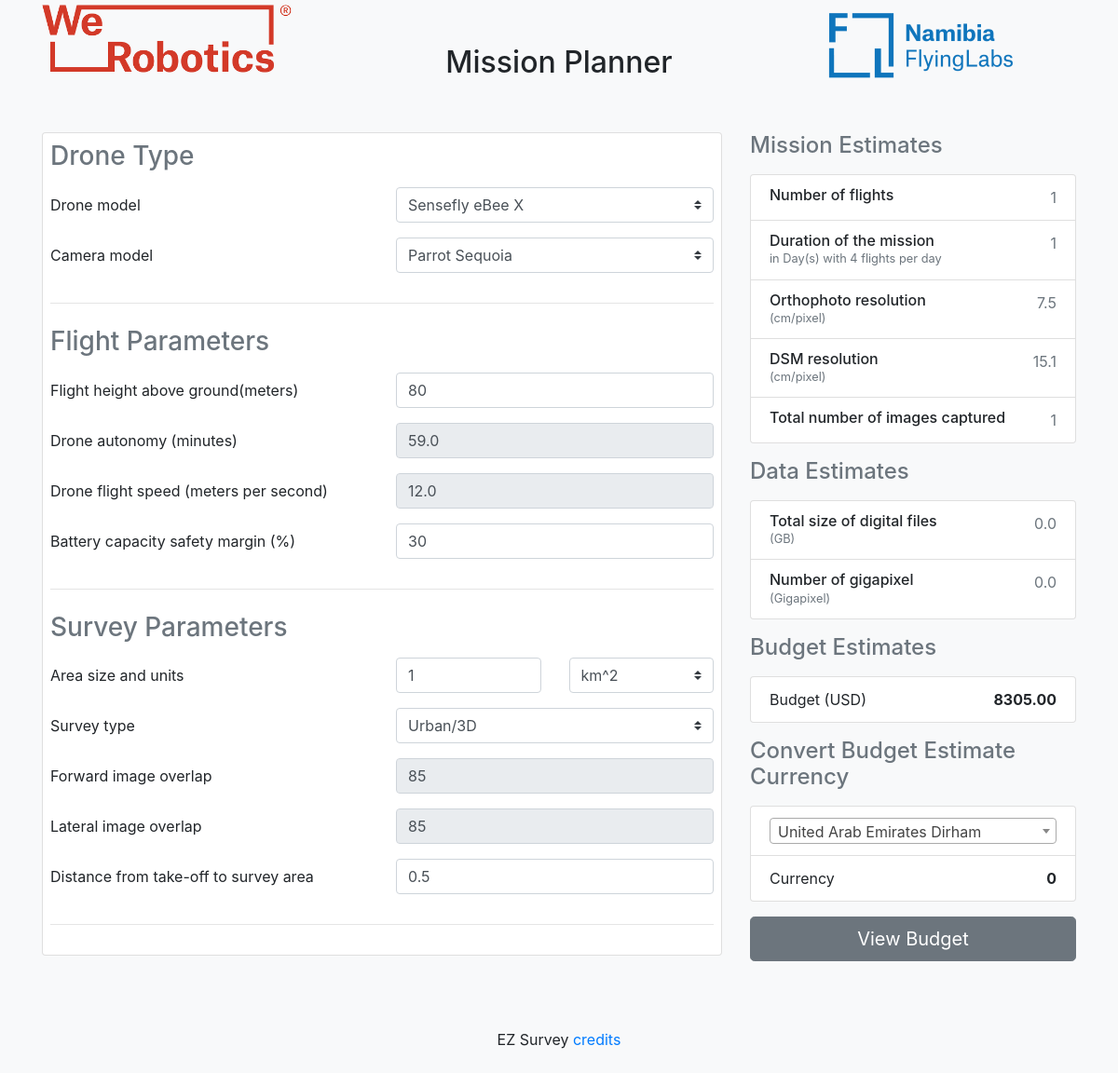
Before: / with the older database file.
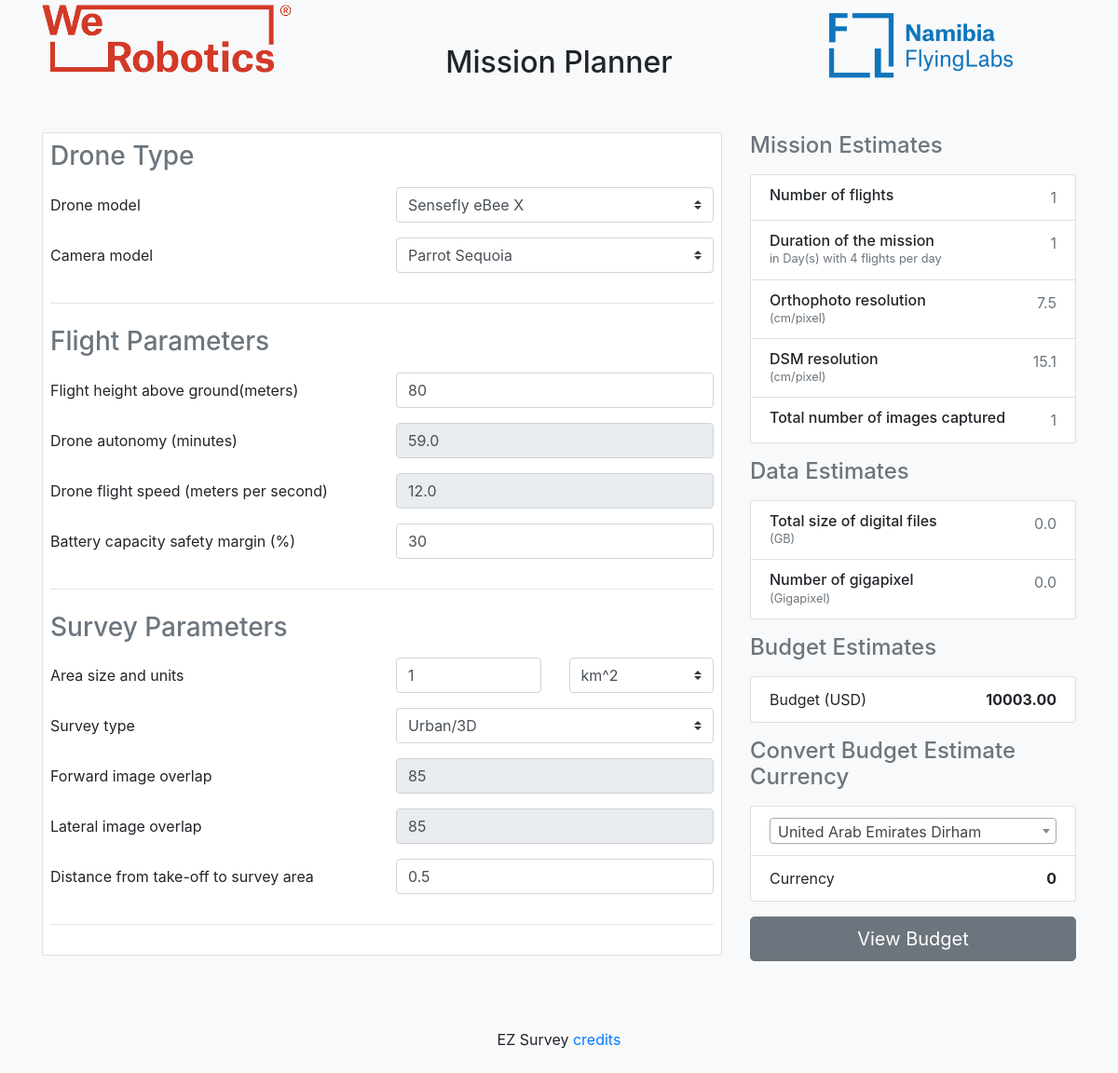
After: the same page with the newer database file.
### planner/models.py (models this page shows, shortened)
class BudgetEstimate(models.Model):
    name = models.CharField(max_length=40)
    cost = models.DecimalField(max_digits=10, decimal_places=2)

### planner/views.py (the view, shortened to what this page needs)
# urls.py: path('', views.index, name='index'),
def index(request):
    cameras = Camera.objects.all()
    drones = Drone.objects.all()
    surveys = SurveyType.objects.all()
    area_units = AreaSizeAndUnit.objects.all()
    currencies = Currency.objects.all()
    try:
        camera_id = 15
        drone_id = 18
        survey_type_id = 1
        flight_height = 80
        bttry_capacity = 30
        size=1
        units='kilometres'
        area_size = 1
        distance_travelled_per_flight = 20988.14
        take_of_area_distance = 0.5
        select_survey = surveys.get(id=survey_type_id)
        select_drone = drones.get(id=drone_id)
        select_camera = cameras.get(id=camera_id)
        cal = Calculations(
            camera_id,
            survey_type_id,
            bttry_capacity,
            flight_height,
            take_of_area_distance,
            area_size,
            distance_travelled_per_flight,
            size,units,
            drone_id
        )
        planner_values = json.loads(cal.get_planner_display_values())
        cal = BudgetCalculations(1, 1)
        cal.set_defaults()
        budget_estimate = BudgetEstimate.objects.filter(name='Total')[0]
        print("Budget cost "+ str(budget_estimate.cost))
        return render(
            request,
            "planner/index.html",
            {
                "planner_values": planner_values,
                "cameras": cameras,
                "drones": drones,
                "surveys": surveys,
                "select_drone": select_drone,
                "select_survey": select_survey,
                "select_camera": select_camera,
                "budget_estimate": budget_estimate,
                "area_units": area_units,
                "currencies":currencies
            },
        )
    except Exception as e:
        return HttpResponse(str(e))

### planner/helper.py (called while the page is built)
    def set_camera_details(self):
        selected_camera = Camera.objects.get(pk=self.camera_id)
        if(selected_camera):
            self.focal_length  = selected_camera.lensFocal
            self.lat_dimension_of_sensor_px = selected_camera.pixelw
            self.fwd_dimension_of_sensor_px = selected_camera.pixelh
            self.lat_dimension_of_sensor_mm = selected_camera.sensorw
            self.fwd_dimension_of_sensor_mm = selected_camera.sensorh
            self.image_size = selected_camera.imageSize

    def set_survey_type_details(self):
        selected_survey = SurveyType.objects.get(pk=self.survey_type_id)
        if(selected_survey):
            self.lateral_image_overlap = selected_survey.lateral
            self.forward_image_overlap = selected_survey.forward

    def get_focal_length(self):
        return self.focal_length/1000

    def get_focal_length_of_lens_mm(self):
        return self.get_focal_length() * 1000

    def get_d_two_f_lateral(self):
        return self.lat_dimension_of_sensor_mm/(2*self.get_focal_length_of_lens_mm())

    def get_d_two_f_forward(self):
        return self.fwd_dimension_of_sensor_mm/(2*self.get_focal_length_of_lens_mm())

### planner/templates/planner/index.html (shortened to what the changed rows need)
<html>
<head>
  <link rel="stylesheet" href="https://stackpath.bootstrapcdn.com/bootstrap/4.5.0/css/bootstrap.min.css">
  <link href="https://cdn.jsdelivr.net/npm/select2@4.1.0-beta.1/dist/css/select2.min.css" rel="stylesheet" />
</head>
<body class="bg-light">
  <div class="container">
    {% load static %}
    <div class="py-5 text-center">
      <h2>Mission Planner</h2>
    </div>
    <div class="row">
      <div class="col-md-4 order-md-2 mb-4">
        <form action="{% url 'budget'%}" method="POST" id="form"> {% csrf_token %}
        <ul class="list-group mb-3">
          <li class="list-group-item d-flex justify-content-between">
            <span>Budget (USD)</span>
            <strong id='budget_estimate'>{{ budget_estimate.cost }}</strong>
          </li>
        </ul>
       </form>
      </div>
    </div>
    <br>
  </div>
</body>

Changed rows visible on the page:
changed BudgetEstimate: cost "8305.00" → "10003.00"
